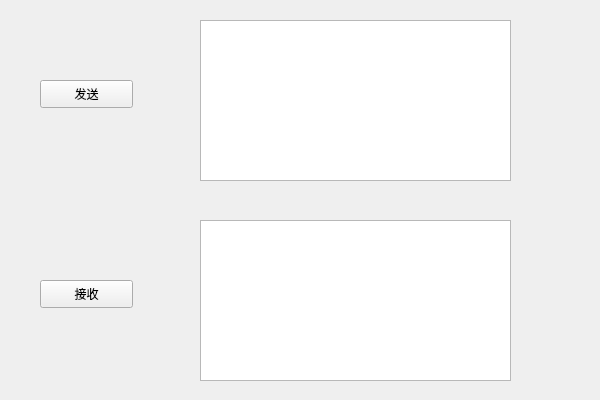
<?xml version="1.0" encoding="UTF-8"?>
<ui version="4.0">
 <class>TestPipeChildClass</class>
 <widget class="QMainWindow" name="TestPipeChildClass">
  <property name="geometry">
   <rect>
    <x>0</x>
    <y>0</y>
    <width>600</width>
    <height>400</height>
   </rect>
  </property>
  <property name="windowTitle">
   <string>TestPipeChild</string>
  </property>
  <widget class="QWidget" name="centralWidget">
   <widget class="QPushButton" name="m_sendBtn">
    <property name="geometry">
     <rect>
      <x>40</x>
      <y>80</y>
      <width>93</width>
      <height>28</height>
     </rect>
    </property>
    <property name="text">
     <string>发送</string>
    </property>
   </widget>
   <widget class="QPushButton" name="m_receiveBtn">
    <property name="geometry">
     <rect>
      <x>40</x>
      <y>280</y>
      <width>93</width>
      <height>28</height>
     </rect>
    </property>
    <property name="text">
     <string>接收</string>
    </property>
   </widget>
   <widget class="QTextEdit" name="m_sendText">
    <property name="geometry">
     <rect>
      <x>200</x>
      <y>20</y>
      <width>311</width>
      <height>161</height>
     </rect>
    </property>
   </widget>
   <widget class="QTextEdit" name="m_receiveText">
    <property name="geometry">
     <rect>
      <x>200</x>
      <y>220</y>
      <width>311</width>
      <height>161</height>
     </rect>
    </property>
   </widget>
  </widget>
 </widget>
 <layoutdefault spacing="6" margin="11"/>
 <resources>
  <include location="testpipechild.qrc"/>
 </resources>
 <connections/>
</ui>
